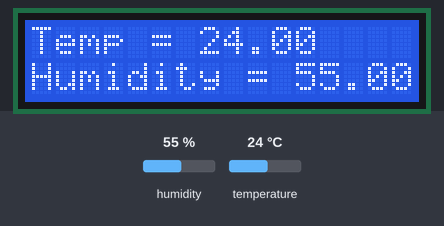
This sketch was run on a simulated Arduino Uno, built with avr-gcc and run on an emulated ATmega328P. On the bench: 16×2 character LCD. The test bench sets the inputs (shaded band); at power-on: humidity 55 %, temperature 24 °C.

Above: at 1.3 s.
1.4 s: humidity set to 22 %
At 3.1 s:
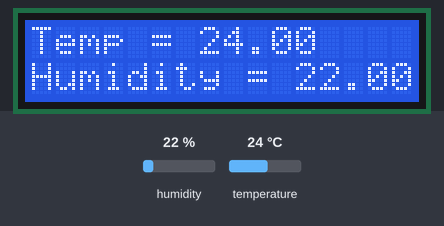
4.1 s: temperature set to 12 °C
At 5.3 s:
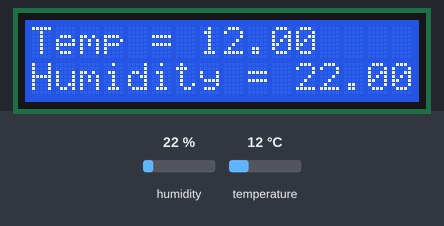
6.8 s: humidity set to 40 %
At 9.5 s:
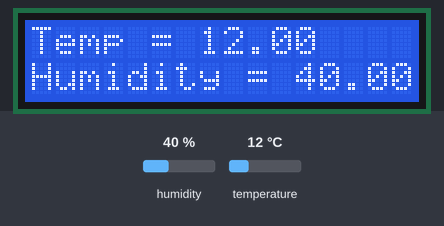
9.8 s: temperature set to 19 °C
At 11.7 s:
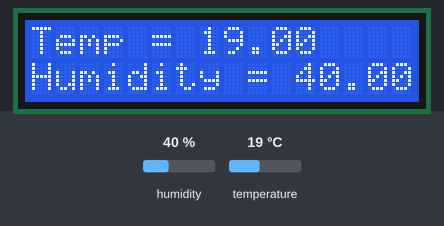
Timing chart, 0 to 13.2 s (numbered marks = the images above; inputs shaded):
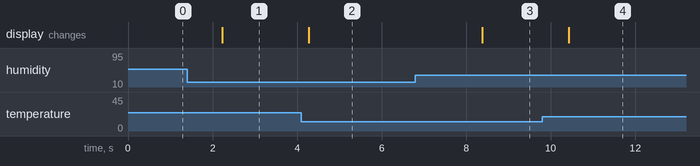

The sketch:

DHT11LCD.ino
```cpp
#include <Wire.h>
#include <LiquidCrystal_I2C.h>
#include <DHT.h>
#define DHTPIN 2
#define DHTTYPE DHT11 // DHT 11
LiquidCrystal_I2C lcd(0x27,16,2);
DHT dht(DHTPIN, DHTTYPE);
void setup() {
  // put your setup code here, to run once:
  lcd.init();                      // initialize the lcd
  lcd.init();
  // Print a message to the LCD
  Serial.begin(9600);
//  Serial.println("DHTxx test!");

  dht.begin();

}

void loop() {
  // put your main code here, to run repeatedly:
  float h = dht.readHumidity();
  float t = dht.readTemperature();
  lcd.backlight();
  if (isnan(t) || isnan(h)) {

    Serial.println("Failed to read from DHT");

  } else {
//    Serial.print("Humidity: ");
//    Serial.print(h);
//    Serial.print(" %\t");
//    Serial.print("Temperature: ");
//    Serial.print(t);
//    Serial.println(" *C");
    lcd.setCursor(0,0);
    lcd.print("Temp = ");
    lcd.print(t);
    lcd.setCursor(0,1);
    lcd.print("Humidity = ");
    lcd.print(h);
  }
}
```

Measured:
- after the input at 1.4 s, the display: changes after 0.83 s (image 1)
- after the input at 4.1 s, the display: changes after 0.18 s (image 2)
- after the input at 6.8 s, the display: changes after 1.6 s (image 3)
- after the input at 9.8 s, the display: changes after 0.63 s (image 4)
